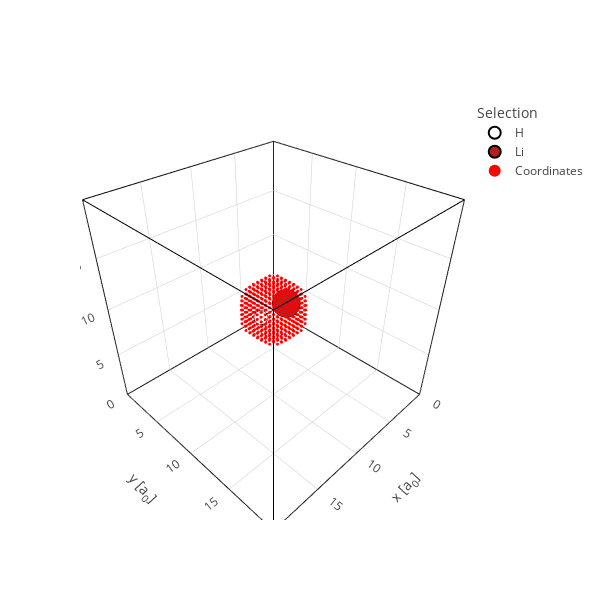

Write notebook code for a chart like this one.
### Code cell
# The same can be done for a spherical domain with a radius of 3 Bohr
mask = domain_sphere(atoms, 3)
view_atoms(atoms, atoms.r[mask])

### Figure 1 — Plotly figure (JSON) as saved in the notebook; plotly's stock layout.template omitted (floating-point values rounded to 4 significant figures; data arrays with more than 128 entries replaced by an {"elided": "..."} marker saying what was removed)
{"data": [{"marker": {"color": "black", "size": 0.1}, "name": "Unit cell", "showlegend": false, "type": "scatter3d", "x": [0.0, 0.0], "y": [0.0, 0.0], "z": [0.0, 20.0]}, {"marker": {"color": "black", "size": 0.1}, "name": "Unit cell", "showlegend": false, "type": "scatter3d", "x": [0.0, 0.0], "y": [0.0, 20.0], "z": [0.0, 0.0]}, {"marker": {"color": "black", "size": 0.1}, "name": "Unit cell", "showlegend": false, "type": "scatter3d", "x": [0.0, 20.0], "y": [0.0, 0.0], "z": [0.0, 0.0]}, {"marker": {"color": "black", "size": 0.1}, "name": "Unit cell", "showlegend": false, "type": "scatter3d", "x": [0.0, 0.0], "y": [0.0, 20.0], "z": [20.0, 20.0]}, {"marker": {"color": "black", "size": 0.1}, "name": "Unit cell", "showlegend": false, "type": "scatter3d", "x": [0.0, 20.0], "y": [0.0, 0.0], "z": [20.0, 20.0]}, {"marker": {"color": "black", "size": 0.1}, "name": "Unit cell", "showlegend": false, "type": "scatter3d", "x": [0.0, 0.0], "y": [20.0, 20.0], "z": [0.0, 20.0]}, {"marker": {"color": "black", "size": 0.1}, "name": "Unit cell", "showlegend": false, "type": "scatter3d", "x": [0.0, 20.0], "y": [20.0, 20.0], "z": [0.0, 0.0]}, {"marker": {"color": "black", "size": 0.1}, "name": "Unit cell", "showlegend": false, "type": "scatter3d", "x": [0.0, 20.0], "y": [20.0, 20.0], "z": [20.0, 20.0]}, {"marker": {"color": "black", "size": 0.1}, "name": "Unit cell", "showlegend": false, "type": "scatter3d", "x": [20.0, 20.0], "y": [0.0, 0.0], "z": [0.0, 20.0]}, {"marker": {"color": "black", "size": 0.1}, "name": "Unit cell", "showlegend": false, "type": "scatter3d", "x": [20.0, 20.0], "y": [0.0, 20.0], "z": [0.0, 0.0]}, {"marker": {"color": "black", "size": 0.1}, "name": "Unit cell", "showlegend": false, "type": "scatter3d", "x": [20.0, 20.0], "y": [0.0, 20.0], "z": [20.0, 20.0]}, {"marker": {"color": "black", "size": 0.1}, "name": "Unit cell", "showlegend": false, "type": "scatter3d", "x": [20.0, 20.0], "y": [20.0, 20.0], "z": [0.0, 20.0]}, {"marker": {"color": "#ffffff", "line": {"color": "black", "width": 2}, "size": 4.809}, "mode": "markers", "name": "H", "type": "scatter3d", "x": [11.51], "y": [10.0], "z": [10.0]}, {"marker": {"color": "#b12121", "line": {"color": "black", "width": 2}, "size": 9.772}, "mode": "markers", "name": "Li", "type": "scatter3d", "x": [8.493], "y": [10.0], "z": [10.0]}, {"marker": {"color": "red", "size": 1}, "mode": "markers", "name": "Coordinates", "type": "scatter3d", "x": {"elided": "1021 float values"}, "y": {"elided": "1021 float values"}, "z": {"elided": "1021 float values"}}], "layout": {"height": 600, "hoverlabel": {"bgcolor": "black"}, "legend": {"itemsizing": "constant", "title": {"text": "Selection"}}, "scene": {"aspectmode": "data", "xaxis": {"range": [0, 20], "title": {"text": "x [a<sub>0</sub>]"}}, "yaxis": {"range": [0, 20], "title": {"text": "y [a<sub>0</sub>]"}}, "zaxis": {"range": [0, 20], "title": {"text": "z [a<sub>0</sub>]"}}}, "width": 600}}
